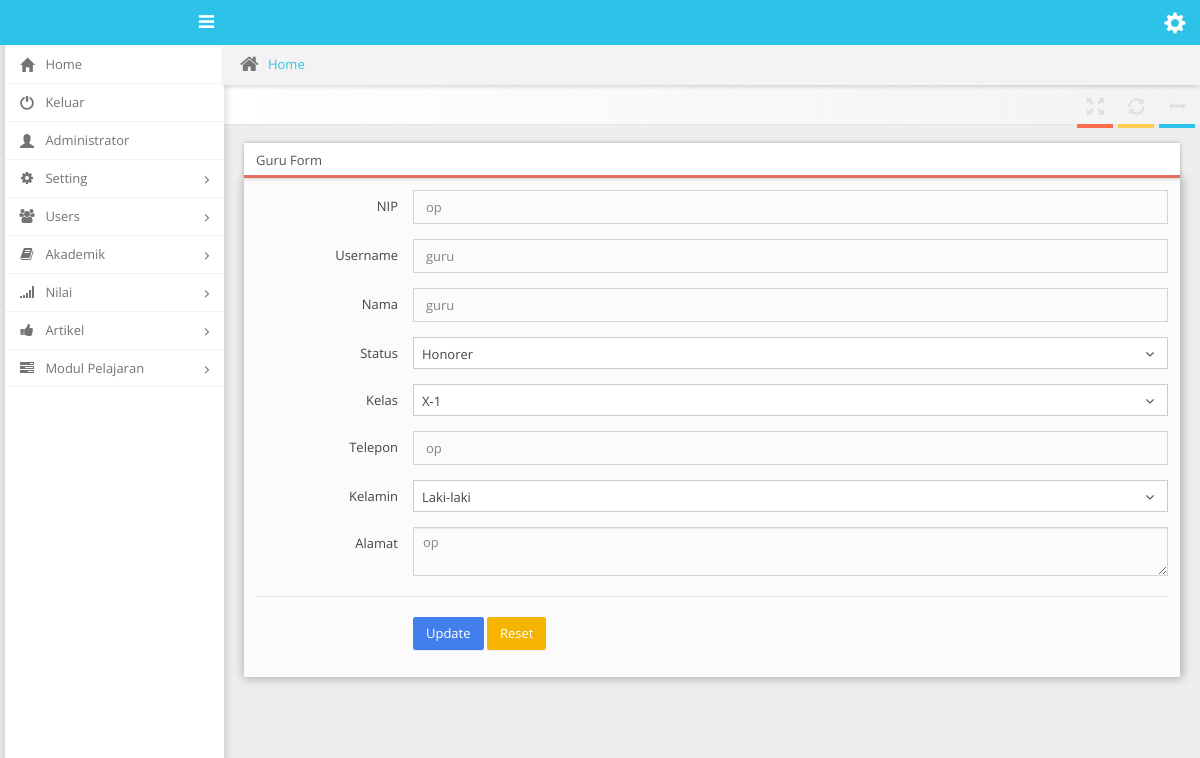
The page /dashboard/index.php?guru-edit=26 (signed in) on the database its author committed.
### tables this page shows
CREATE TABLE IF NOT EXISTS `users` (
  `id` int(11) NOT NULL AUTO_INCREMENT,
  `nomor_induk` varchar(30) DEFAULT NULL,
  `name` varchar(50) DEFAULT NULL,
  `username` varchar(30) DEFAULT NULL,
  `password` varchar(32) DEFAULT NULL,
  `telp` varchar(16) DEFAULT NULL,
  `alamat` text,
  `status` varchar(25) DEFAULT NULL,
  `jenis_kelamin` varchar(25) DEFAULT NULL,
  `kelas_id` int(11) DEFAULT NULL,
  `access` varchar(30) DEFAULT NULL,
  PRIMARY KEY (`id`),
  KEY `kelas_id` (`kelas_id`),
  KEY `kelas_id_2` (`kelas_id`)
);

### dashboard/core/edit.php (called while the page is built, shortened)
<?php
	if (isset($_GET['guru-edit'])) {
		$id 	=	$_GET['guru-edit'];
		$dataguru		= 	mysqli_query($koneksi,"SELECT *, kelas.kelas_nama FROM users INNER JOIN kelas ON users.kelas_id=kelas.kelas_id WHERE id=$id");
		$row 			= 	mysqli_fetch_assoc($dataguru);
	}
?>

### dashboard/forms/edit_guru.php (the view, shortened to what this page needs)
<div class="col-lg-12 col-sm-12 col-xs-12">
    <div class="widget">
        <div class="widget-header bordered-bottom bordered-lightred">
            <span class="widget-caption">Guru Form</span>
        </div>
        <div class="widget-body">
            <div id="horizontal-form">
                <form class="form-horizontal" role="form" method="POST" enctype="multipart/form-data">
                    <div class="form-group">
                        <label class="col-sm-2 control-label no-padding-right">NIP</label>
                        <div class="col-sm-10">
                            <input type="text" class="form-control" name="nip" value="<?php echo $row['nomor_induk']; ?>" placeholder="NIP" required>
                        </div>
                    </div>
                    <div class="form-group">
                        <label class="col-sm-2 control-label no-padding-right">Username</label>
                        <div class="col-sm-10">
                            <input type="text" class="form-control" name="username" value="<?php echo $row['username']; ?>" placeholder="Username" required>
                        </div>
                    </div>
                    <div class="form-group">
                        <label class="col-sm-2 control-label no-padding-right">Nama</label>
                        <div class="col-sm-10">
                            <input type="text" class="form-control" name="name" value="<?php echo $row['name']; ?>" placeholder="Nama" required>
                        </div>
                    </div>
                    <div class="form-group">
                        <label class="col-sm-2 control-label no-padding-right">Status</label>
                        <div class="col-sm-10">
                        </div>
                    </div>
                    <div class="form-group">
                        <label class="col-sm-2 control-label no-padding-right">Kelas</label>
                        <div class="col-sm-10">
                        </div>
                    </div>
                    <div class="form-group">
                        <label class="col-sm-2 control-label no-padding-right">Telepon</label>
                        <div class="col-sm-10">
                            <input type="text" class="form-control" name="telp" value="<?php echo $row['telp']; ?>" placeholder="Telepon" required>
                        </div>
                    </div>
                    <div class="form-group">
                        <label class="col-sm-2 control-label no-padding-right">Kelamin</label>
                        <div class="col-sm-10">
                        </div>
                    </div>
                    <div class="form-group">
                        <label class="col-sm-2 control-label no-padding-right">Alamat</label>
                        <div class="col-sm-10">
                            <textarea type="text" class="form-control" name="alamat" required><?php echo $row['alamat']; ?></textarea>
                        </div>
                    </div>
                    <hr/>
                    <div class="form-group">
                        <div class="col-sm-offset-2 col-sm-10">
                            <button type="submit" class="btn btn-primary" name="guru-update">Update</button>
                            <button type="reset" class="btn btn-warning">Reset</button>
                        </div>
                    </div>
                </form>
            </div>
        </div>
    </div>
</div>

### rows shown on the page
users: nip "op", username "guru", name "guru", telp "op", alamat "op"

### other values the page prints
$_SESSION['name'] "Administrator"
